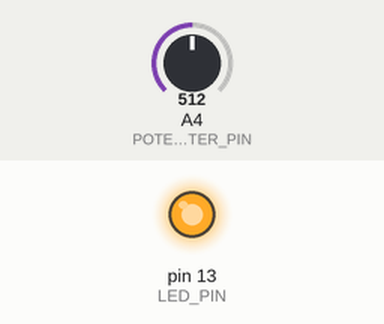
Simulated run of this sketch. Board: Arduino Uno, built with avr-gcc and run on an emulated ATmega328P. Parts: output pins drawn as LEDs (lit = HIGH). The inputs (shaded band) are chosen by the test bench; at power-on: A4 (POTENTIOMETER_PIN) = 512.

Above: at 1.2 s.
1.3 s: A4 (POTENTIOMETER_PIN) set to 109
2.8 s: A4 (POTENTIOMETER_PIN) set to 91
At 3.3 s:
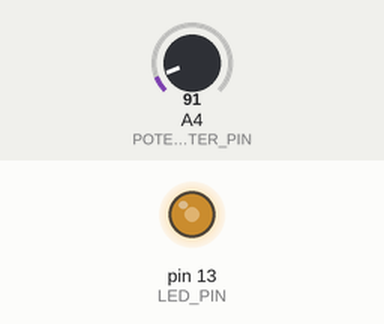
4.3 s: A4 (POTENTIOMETER_PIN) set to 122
At 5.5 s:
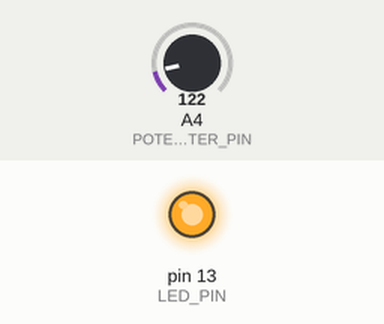
5.8 s: A4 (POTENTIOMETER_PIN) set to 0
At 6.8 s:
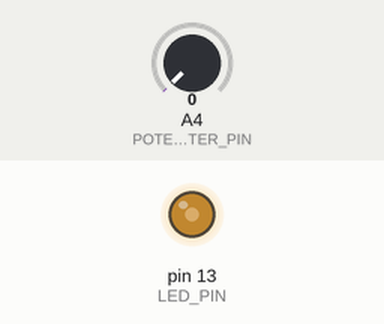
7.3 s: A4 (POTENTIOMETER_PIN) set to 306
At 8.0 s:
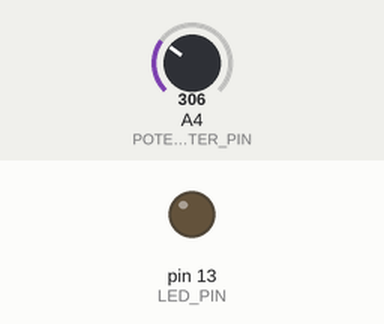
Timing chart, 0 to 9.8 s (numbered marks = the images above; inputs shaded):
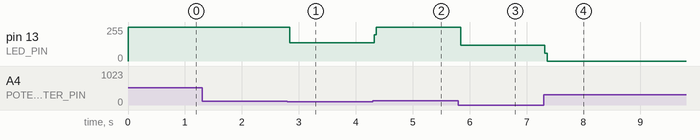

The sketch:

Potentiometer.ino
```cpp
#include <avr/io.h>
#include <avr/interrupt.h>

const byte LED_PIN = 13;
const byte POTENTIOMETER_PIN = A4;

void setup() {
  pinMode(LED_PIN, OUTPUT);
  pinMode(POTENTIOMETER_PIN, INPUT);

  Serial.begin(9600);

  startTimer(0.5); // Initial timer frequency set to 0.5 Hz
}

void loop() {
  // Read potentiometer value and map it to the desired frequency range
  double potValue = analogRead(POTENTIOMETER_PIN);
  double frequency = mapPotValueToFrequency(potValue);

  // Update timer frequency
  startTimer(frequency);
}

void startTimer(double timerFrequency) {
  noInterrupts(); // Disable interrupts

  // Calculate the OCR1A value based on timer frequency
  uint16_t ocrValue = static_cast<uint16_t>((F_CPU / 1024 / timerFrequency) - 1);

  // Set Timer1 in CTC mode with prescaler of 1024
  TCCR1A = 0; // Set entire TCCR1A register to 0
  TCCR1B = 0; // Same for TCCR1B
  TCNT1 = 0; // Initialize counter value to 0

  // Set compare match register for the calculated frequency
  OCR1A = ocrValue;

  // Turn on CTC mode
  TCCR1B |= (1 << WGM12);

  // Set CS12, CS10 bits for 1024 prescaler
  TCCR1B |= (1 << CS12) | (1 << CS10);

  // Enable Timer1 interrupt
  TIMSK1 |= (1 << OCIE1A);

  interrupts(); // Enable interrupts
}

ISR(TIMER1_COMPA_vect) {
  digitalWrite(LED_PIN, !digitalRead(LED_PIN)); // Toggle LED
}

double mapPotValueToFrequency(double potValue) {
  // Map the analog value of potentiometer (0-1023) to a frequency range (e.g., 0.1 Hz to 10 Hz)
  double frequency = map(potValue, 0, 1023, 0.1, 10); // Adjust this range according to your requirement
  return frequency;
}
```

Measured:
- the behaviour switches between 103 and 102 on A4 (POTENTIOMETER_PIN) (found by bisection; images 0 and 1)
- after the input at 1.3 s, every drawn part: stays the same
- after the input at 2.8 s, pin 13 (LED_PIN): 255/255 → 136/255 at once
- after the input at 4.3 s, pin 13 (LED_PIN): 136/255 → 255/255 at once
- after the input at 5.8 s, pin 13 (LED_PIN): 255/255 → 118/255 at once
- after the input at 7.3 s, pin 13 (LED_PIN): 118/255 → 0/255 at once
